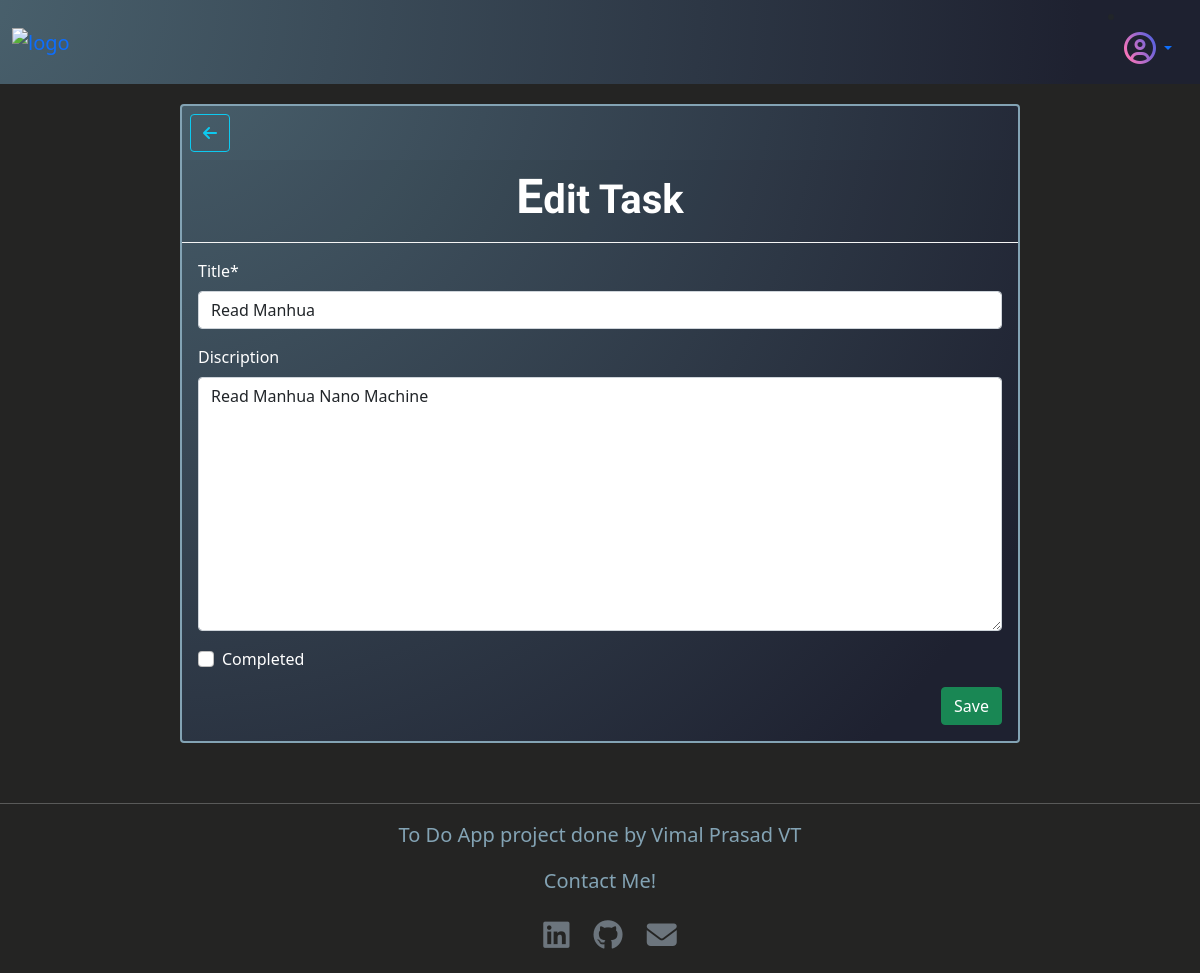
The page /3/edit/ (signed in) on the database as committed earlier.
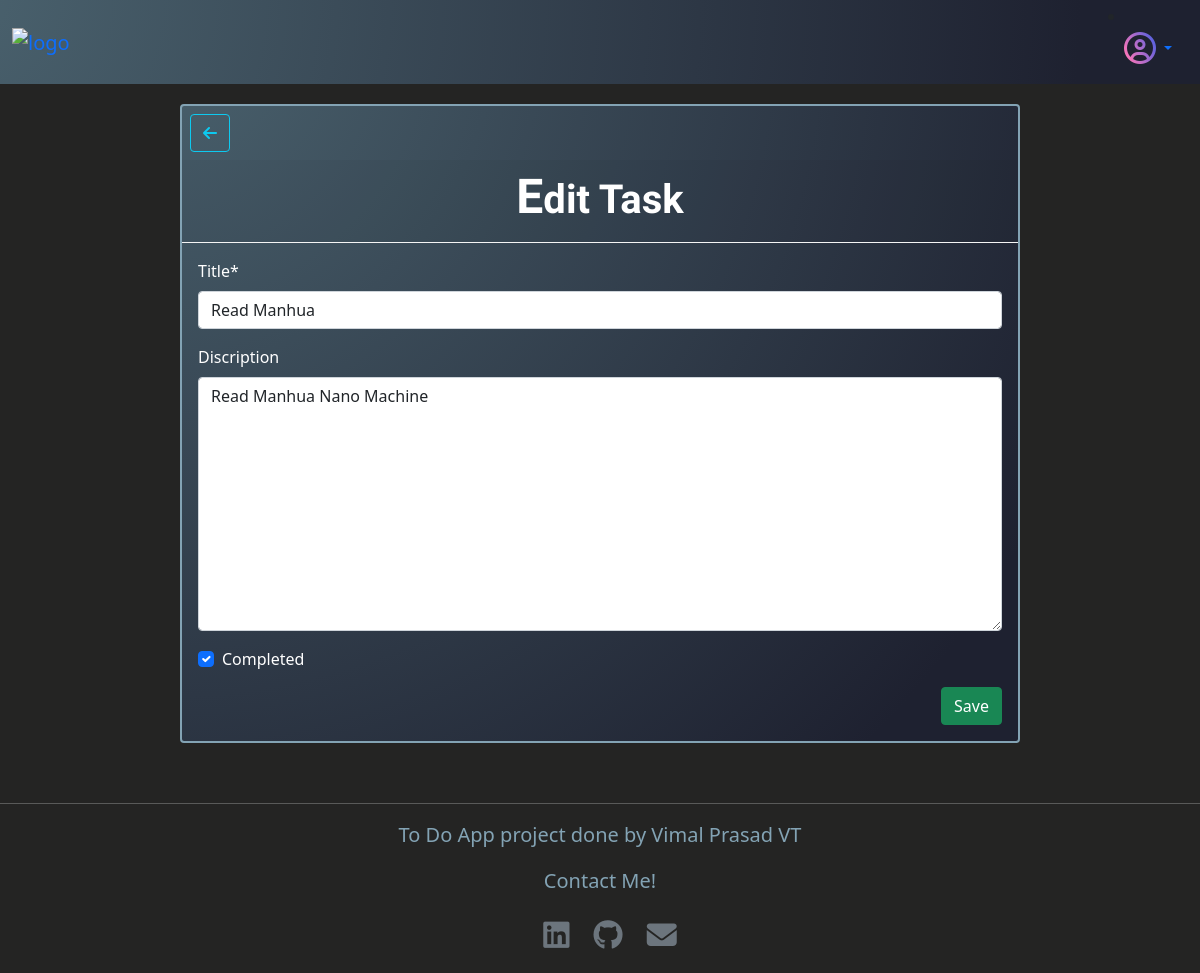
The same page on the database as committed later.
### tasks/models.py (models this page shows, shortened)
class Task(models.Model):
    title = models.CharField(max_length=100)
    discription = models.TextField(null=True, blank=True)
    author = models.ForeignKey(settings.AUTH_USER_MODEL, on_delete=models.CASCADE)
    date_created = models.DateTimeField(auto_now_add=True)
    completed = models.BooleanField(default=False)

### tasks/views.py (the view)
# urls.py: path("<int:pk>/edit/", TaskUpdate.as_view(), name="update"),
class TaskUpdate(LoginRequiredMixin, UserPassesTestMixin, UpdateView):
    model = Task
    fields= ("title", "discription", "completed", )
    template_name = "task_update.html"
    def test_func(self):
        task = self.get_object()
        return task.author == self.request.user

### templates/task_update.html (shortened to what this page needs)
{% extends 'base.html' %}
{% load crispy_forms_tags %}
{% block content %}
<section class="task-edit">
    <div class="card" id="edit-card">
        <div class="float-start m-2">
            <a class=" btn btn-outline-info link-back" href="{% url 'home' %}"><i class="fa-solid fa-arrow-left"></i></a>
        </div>
        <div class="card-header" id="edit-header">
            <h1>Edit Task</h1>
        </div>
        <div class="card-body" id="edit-body">
            <form action="" method="post">
                {{ form|crispy }}
                <button class="btn btn-success float-end" type="sumbit">Save</button>
            </form>
        </div>
    </div>
</section>
{% endblock content %}

Rows that differ between the two databases and show on the page:
changed Task "Read Manhua": completed "☐" → "☑"
